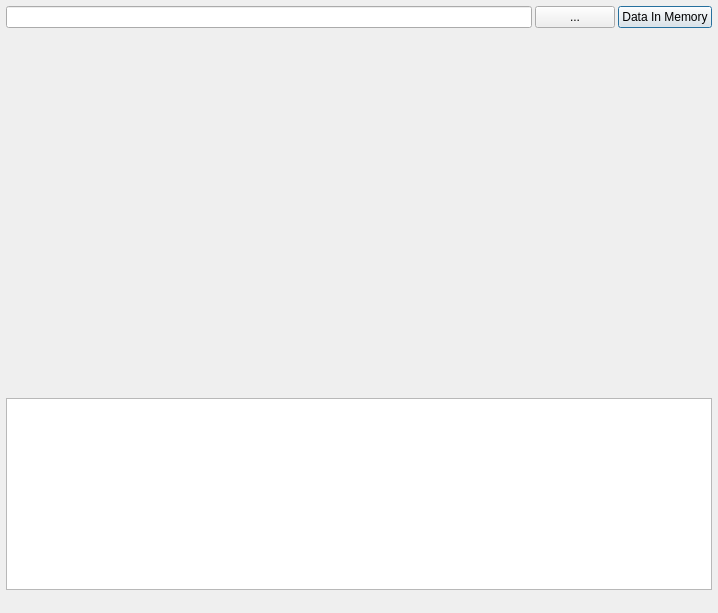
<?xml version="1.0" encoding="UTF-8"?>
<ui version="4.0">
 <class>DataViewerDialog</class>
 <widget class="QDialog" name="DataViewerDialog">
  <property name="geometry">
   <rect>
    <x>0</x>
    <y>0</y>
    <width>718</width>
    <height>613</height>
   </rect>
  </property>
  <property name="acceptDrops">
   <bool>true</bool>
  </property>
  <property name="windowTitle">
   <string>Data Viewer</string>
  </property>
  <layout class="QGridLayout" name="gridLayout">
   <property name="leftMargin">
    <number>6</number>
   </property>
   <property name="topMargin">
    <number>6</number>
   </property>
   <property name="rightMargin">
    <number>6</number>
   </property>
   <property name="bottomMargin">
    <number>6</number>
   </property>
   <property name="spacing">
    <number>3</number>
   </property>
   <item row="0" column="2">
    <widget class="QPushButton" name="bOpenDataInMemory">
     <property name="text">
      <string>Data In Memory</string>
     </property>
    </widget>
   </item>
   <item row="3" column="0" colspan="3">
    <widget class="QLabel" name="statusLabel">
     <property name="text">
      <string/>
     </property>
    </widget>
   </item>
   <item row="0" column="1">
    <widget class="QPushButton" name="bOpen">
     <property name="text">
      <string>...</string>
     </property>
    </widget>
   </item>
   <item row="0" column="0">
    <widget class="QLineEdit" name="fileName"/>
   </item>
   <item row="1" column="0" colspan="3">
    <widget class="QWidget" name="widget" native="true">
     <property name="sizePolicy">
      <sizepolicy hsizetype="Preferred" vsizetype="Expanding">
       <horstretch>0</horstretch>
       <verstretch>0</verstretch>
      </sizepolicy>
     </property>
     <property name="acceptDrops">
      <bool>true</bool>
     </property>
     <layout class="QVBoxLayout" name="plotLayout"/>
    </widget>
   </item>
   <item row="2" column="0" colspan="3">
    <widget class="QTextEdit" name="logText">
     <property name="sizePolicy">
      <sizepolicy hsizetype="Expanding" vsizetype="Preferred">
       <horstretch>0</horstretch>
       <verstretch>0</verstretch>
      </sizepolicy>
     </property>
     <property name="html">
      <string>&lt;!DOCTYPE HTML PUBLIC &quot;-//W3C//DTD HTML 4.0//EN&quot; &quot;http://www.w3.org/TR/REC-html40/strict.dtd&quot;&gt;
&lt;html&gt;&lt;head&gt;&lt;meta name=&quot;qrichtext&quot; content=&quot;1&quot; /&gt;&lt;style type=&quot;text/css&quot;&gt;
p, li { white-space: pre-wrap; }
&lt;/style&gt;&lt;/head&gt;&lt;body style=&quot; font-family:'MS Shell Dlg 2'; font-size:8.25pt; font-weight:400; font-style:normal;&quot;&gt;
&lt;p style=&quot;-qt-paragraph-type:empty; margin-top:0px; margin-bottom:0px; margin-left:0px; margin-right:0px; -qt-block-indent:0; text-indent:0px;&quot;&gt;&lt;br /&gt;&lt;/p&gt;&lt;/body&gt;&lt;/html&gt;</string>
     </property>
    </widget>
   </item>
  </layout>
 </widget>
 <resources/>
 <connections/>
</ui>
